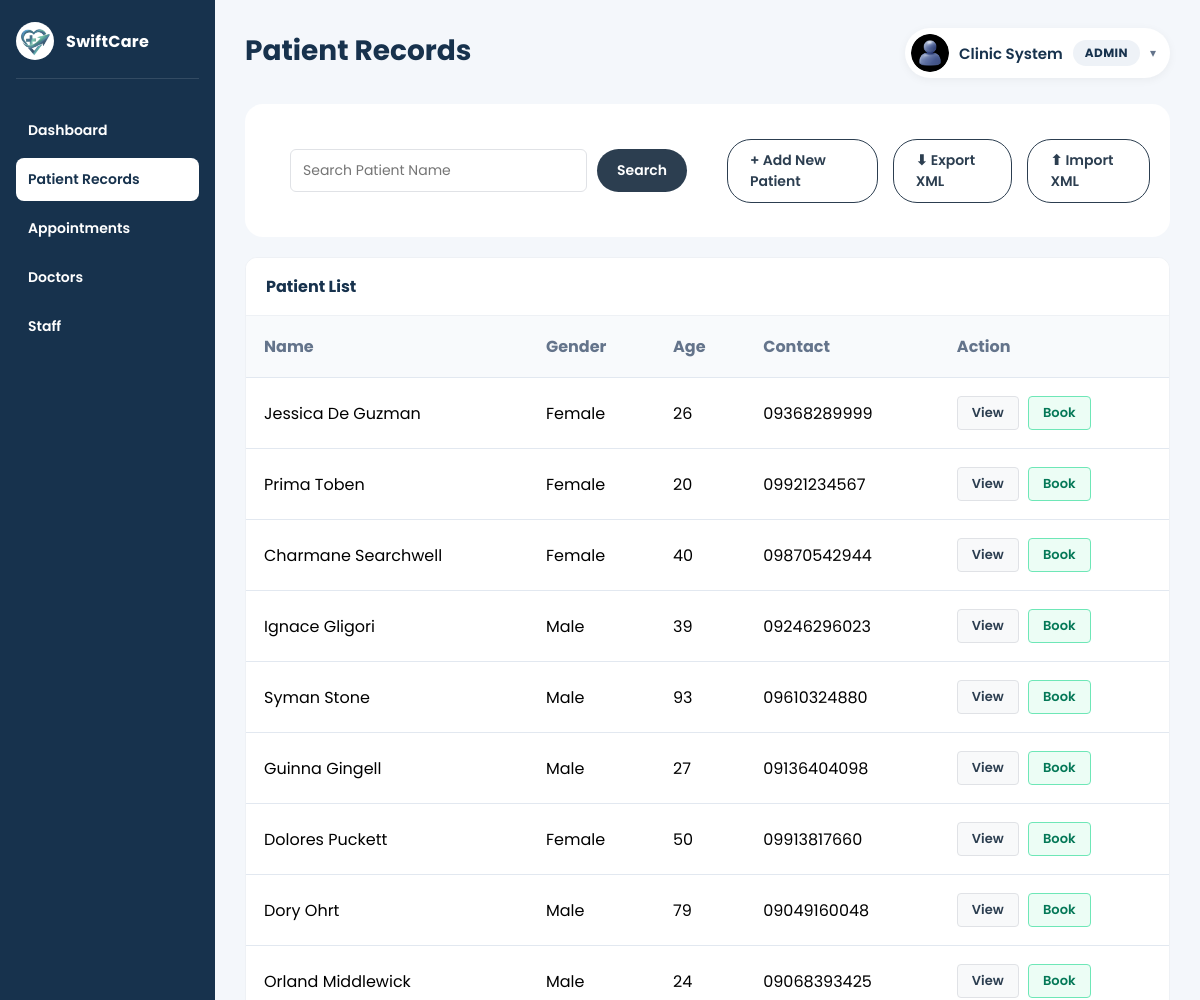
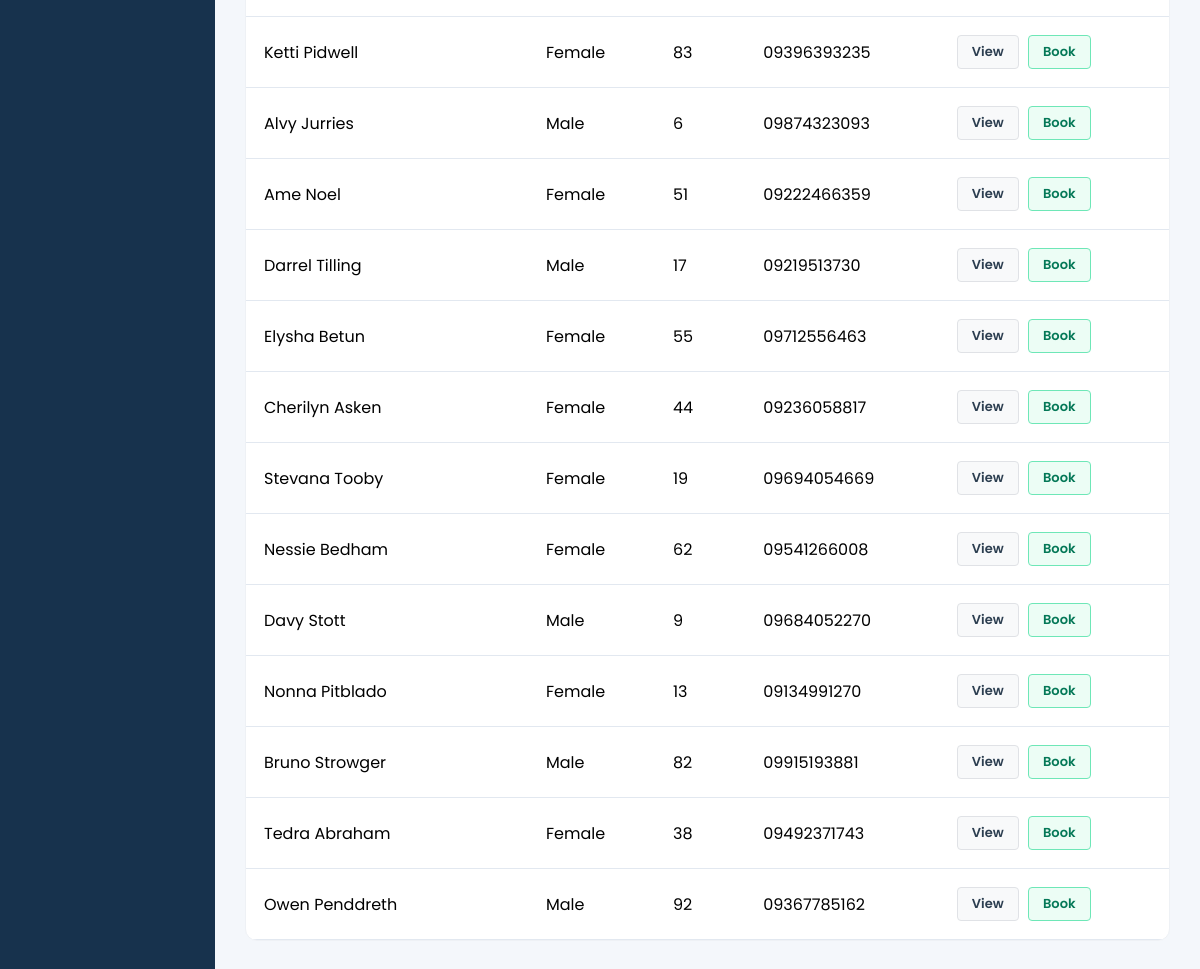
The app's page /view/admin/admin_patientRecord.php (signed in) with its own data (2 pictures, top to bottom).
### tables this page shows
CREATE TABLE `users` (
  `id` int(11) NOT NULL,
  `role` enum('admin','doctor','patient') NOT NULL,
  `first_name` varchar(100) NOT NULL,
  `last_name` varchar(100) NOT NULL,
  `email` varchar(100) NOT NULL,
  `username` varchar(100) DEFAULT NULL,
  `profile_photo` varchar(255) DEFAULT NULL,
  `password` varchar(255) NOT NULL,
  `created_at` timestamp NOT NULL DEFAULT current_timestamp()
);

CREATE TABLE `patients` (
  `id` int(11) NOT NULL,
  `user_id` int(11) DEFAULT NULL,
  `first_name` varchar(100) NOT NULL,
  `last_name` varchar(100) NOT NULL,
  `gender` varchar(20) DEFAULT NULL,
  `birthdate` date DEFAULT NULL,
  `phone` varchar(30) DEFAULT NULL,
  `email` varchar(100) DEFAULT NULL,
  `address` text DEFAULT NULL,
  `emergency_contact` varchar(30) DEFAULT NULL,
  `allergies` text DEFAULT NULL,
  `medical_history` text DEFAULT NULL,
  `created_at` timestamp NOT NULL DEFAULT current_timestamp()
);

### model/User.php (called while the page is built, shortened)
<?php
class User {
    private $conn;
    function __construct($db){
        $this->conn = $db;
    }
    function getUserById($id){
        $query = "SELECT u.*, d.specialization, d.license_number, d.schedule_days, d.schedule_time_start, d.schedule_time_end
                  FROM users u
                  LEFT JOIN doctors d ON d.user_id = u.id
                  WHERE u.id = :id";
        $stmt = $this->conn->prepare($query);
        $stmt->bindParam(":id", $id);
        $stmt->execute();
        return $stmt->fetch(PDO::FETCH_ASSOC);
    }
}

### model/Patient.php (called while the page is built, shortened)
<?php
class Patient {
    private $conn;
    function __construct($db){
        $this->conn = $db;
    }
    function getAllPatients(){
        $query = "SELECT * FROM patients ORDER BY id DESC";
        $stmt = $this->conn->prepare($query);
        $stmt->execute();
        return $stmt;
    }
}

### view/admin/admin_patientRecord.php (the view, shortened to what this page needs)
<?php
require_once 'C:\xampp\htdocs\clinic1\model\User.php';
require_once 'C:\xampp\htdocs\clinic1\model\Patient.php';
$database = new Database();
$conn = $database->connect();
$user = new User($conn);
$patient = new Patient($conn);
$user_info = $user->getUserById($_SESSION['user_id']);
$search = isset($_POST['search']) ? $_POST['search'] : '';
if (!empty($search)) {
    $patients_result = $patient->searchPatients($search);
} else {
    $patients_result = $patient->getAllPatients();
}
?>
<!DOCTYPE html>
<html lang="en">
<head>
    <link rel="stylesheet" href="../css/admin_dashboard.css">
    <link rel="stylesheet" href="../css/admin.css">
</head>
<body>
<div class="dashboard-container">
    <aside class="sidebar">
        <div class="sidebar-top">
            <img src="http://localhost/clinic1/img/logo.png" class="sidebar-logo">
            <div class="sidebar-clinic-name">
                <h2>SwiftCare</h2>
            </div>
        </div>
        <nav class="sidebar-menu">
            <a href="http://localhost/clinic1/view/admin/admin_dashboard.php" class="menu-item">Dashboard</a>
            <a href="http://localhost/clinic1/view/admin/admin_patientRecord.php" class="menu-item active">Patient Records</a>
            <a href="http://localhost/clinic1/view/admin/admin_appointments.php" class="menu-item">Appointments</a>
            <a href="http://localhost/clinic1/view/admin/admin_doctors.php" class="menu-item">Doctors</a>
            <a href="http://localhost/clinic1/view/admin/admin_staff.php" class="menu-item">Staff</a>
        </nav>
    </aside>
    <main class="main-content">
        <header class="topbar">
            <div class="topbar-left">
                <div class="clinic-text">
                    <h1>Patient Records</h1>
                </div>
            </div>
            <div class="user-menu">
                <button type="button" class="user-menu-toggle" onclick="toggleUserMenu(this)">
                    <?php if(!empty($user_info['profile_photo'])): ?>
                    <img src="../../uploads/<?php echo $user_info['profile_photo']; ?>" class="user-avatar" style="object-fit: cover;">
                    <?php else: ?>
                    <div class="user-avatar"></div>
                    <?php endif; ?>
                    <span class="user-name"><?php echo $_SESSION['name']; ?></span>
                    <span class="user-role-badge">Admin</span>
                    <span class="dropdown-arrow">&#9662;</span>
                </button>
            </div>
        </header>
        <div class="search-add-bar">
            <form method="POST" action="http://localhost/clinic1/view/admin/admin_patientRecord.php" class="search-form">
                <input type="text" name="search" placeholder="Search Patient Name" value="<?php echo $search; ?>">
                <button type="submit" name="searchBtn">Search</button>
            </form>
            <a href="http://localhost/clinic1/view/admin/add_patient.php" class="add-new-btn">+ Add New Patient</a>
            <a href="http://localhost/clinic1/xml/export_patients.php" class="add-new-btn">⬇ Export XML</a>
            <a href="http://localhost/clinic1/xml/import_patients.php" class="add-new-btn">⬆ Import XML</a>
        </div>
        <section class="table-section">
            <div class="section-header">
                Patient List
            </div>
            <table class="appointment-table">
                <thead>
                    <tr>
                        <th>Name</th>
                        <th>Gender</th>
                        <th>Age</th>
                        <th>Contact</th>
                        <th>Action</th>
                    </tr>
                </thead>
                <tbody>
                    <?php if ($patients_result->rowCount() > 0): ?>
                        <?php while ($row = $patients_result->fetch(PDO::FETCH_ASSOC)):
                            $birthdate = new DateTime($row['birthdate']);
                            $today = new DateTime('today');
                            $age = $birthdate->diff($today)->y;
                        ?>
                        <tr>
                            <td><?php echo $row['first_name'] . ' ' . $row['last_name']; ?></td>
                            <td><?php echo $row['gender']; ?></td>
                            <td><?php echo $age; ?></td>
                            <td><?php echo $row['phone']; ?></td>
                            <td>
                                <a href="http://localhost/clinic1/view/admin/view_patient.php?id=<?php echo $row['id']; ?>" class="action-btn view-btn">View</a>
                                <a href="http://localhost/clinic1/view/admin/book_consultation.php?patient_id=<?php echo $row['id']; ?>" class="action-btn book-btn">Book</a>
                            </td>
                        </tr>
                        <?php endwhile; ?>
                    <?php else: ?>
                        <tr>
                            <td colspan="5" style="text-align: center; color: #64748b;">No patients found</td>
                        </tr>
                    <?php endif; ?>
                </tbody>
            </table>
        </section>
    </main>
</div>
</body>
</html>

### view/css/admin_dashboard.css (style rules this page uses)
:root { --primary-color: #2c3e50; --primary-hover: #34495e; --header-color: #17324d; --bg-light: #f8f9fa; --border-color: #e0e2e6; --label-color: #1f2430; --hint-color: #7a7f8a; }
* { margin:0; padding:0; box-sizing:border-box; font-family:'Poppins', sans-serif; }
body { background:#f4f7fb; }
.dashboard-container { display:flex; min-height:100vh; }
.sidebar { width:215px; background:#17324d; color:white; padding:22px 16px; }
.sidebar-top { display:flex; align-items:center; gap:12px; text-align:left; padding-bottom:18px; border-bottom:1px solid rgba(255,255,255,0.12); }
.sidebar-logo { width:38px; height:38px; object-fit:cover; border-radius:50%; background:white; padding:3px; flex-shrink:0; }
.sidebar-clinic-name h2 { font-size:16px; font-weight:700; letter-spacing:0.3px; }
.sidebar-menu { margin-top:30px; display:flex; flex-direction:column; gap:6px; }
.menu-item { text-decoration:none; color:white; padding:11px 12px; border-radius:8px; transition:0.25s; display:block; border:none; background:none; width:100%; text-align:left; cursor:pointer; font-size:14px; font-weight:600; }
.active { background:white; color:var(--header-color); font-weight:600; }
.main-content { flex:1; padding:28px 30px; }
.topbar { display:flex; justify-content:space-between; align-items:center; margin-bottom:26px; }
.topbar-left { display:flex; align-items:center; gap:15px; }
.clinic-text h1 { font-size:28px; color:#17324d; margin-bottom:4px; }
.user-menu { position:relative; }
.user-menu-toggle { display:flex; align-items:center; gap:10px; background:white; border:none; padding:6px 14px 6px 6px; border-radius:30px; cursor:pointer; box-shadow: 0 2px 10px rgba(0,0,0,0.05); font-family:inherit; }
.user-avatar { width:38px; height:38px; border-radius:50%; background:#d9d9d9; flex-shrink:0; }
.user-name { font-weight:600; color:#17324d; font-size:15px; }
.user-role-badge { background:#eef2f7; color:#17324d; padding:4px 12px; border-radius:20px; font-size:12px; font-weight:700; text-transform:uppercase; letter-spacing:0.4px; }
.dropdown-arrow { color:#64748b; font-size:12px; transition:transform 0.2s ease; }
.table-section { background:white; border-radius:12px; overflow:hidden; border:1px solid #eef1f5; }
.section-header { background:#ffffff; color:#17324d; padding:16px 20px; font-size:16px; font-weight:700; border-bottom:1px solid #eef1f5; }
.appointment-table { width:100%; border-collapse:collapse; }
.appointment-table th, .appointment-table td { padding:18px; border-bottom:1px solid #e2e8f0; text-align:left; }
.appointment-table th { background:#f8fafc; color:#64748b; }

### view/css/admin.css (style rules this page uses)
.search-add-bar { padding: 20px; display: flex; justify-content: space-between; align-items: center; gap: 15px; background: white; border-radius: 18px; margin-bottom: 20px; }
.search-form { display: flex; gap: 10px; flex: 1; }
.search-form input { flex: 1; padding: 10px 12px; border: 1px solid var(--border-color); border-radius: 6px; font-size: 14px; transition: border-color .15s ease; }
.search-form button { background: var(--primary-color); color: white; border: none; padding: 10px 20px; border-radius: 24px; cursor: pointer; font-weight: 600; font-size: 14px; transition: background .15s ease; }
.add-new-btn { background: #fff; color: var(--primary-color); border: 1px solid var(--primary-color); padding: 10px 22px; border-radius: 24px; cursor: pointer; font-weight: 600; font-size: 14px; text-decoration: none; display: inline-block; transition: background 0.15s ease, color 0.15s ease; }
.action-btn { padding: 6px 14px; border-radius: 4px; font-weight: 600; font-size: 13px; transition: 0.15s ease; border: none; cursor: pointer; margin-right: 5px; text-decoration: none; display: inline-block; }
.view-btn { background: var(--bg-light); border: 1px solid var(--border-color); color: var(--primary-color); }
* { margin: 0; padding: 0; box-sizing: border-box; font-family: 'Poppins', sans-serif; }
form { padding: 25px; }
input, select { padding: 12px; border: 1px solid var(--border-color); border-radius: 10px; font-size: 14px; outline: none; }
.action-btn { padding: 6px 14px; border-radius: 4px; font-size: 13px; font-weight: 600; text-decoration: none; display: inline-block; transition: all 0.15s ease; }
.book-btn { background: #ecfdf5; border: 1px solid #6ee7b7; color: #047857; }

### records on screen
users: profile_photo (picture)
patients: first_name "Jessica", last_name "De Guzman", gender "Female", birthdate "26", phone "09368289999"
patients: first_name "Prima", last_name "Toben", gender "Female", birthdate "20", phone "09921234567"
patients: first_name "Charmane", last_name "Searchwell", gender "Female", birthdate "40", phone "09870542944"
patients: first_name "Ignace", last_name "Gligori", gender "Male", birthdate "39", phone "09246296023"
patients: first_name "Syman", last_name "Stone", gender "Male", birthdate "93", phone "09610324880"
patients: first_name "Guinna", last_name "Gingell", gender "Male", birthdate "27", phone "09136404098"
patients: first_name "Dolores", last_name "Puckett", gender "Female", birthdate "50", phone "09913817660"
patients: first_name "Dory", last_name "Ohrt", gender "Male", birthdate "79", phone "09049160048"
patients: first_name "Orland", last_name "Middlewick", gender "Male", birthdate "24", phone "09068393425"
patients: first_name "Ketti", last_name "Pidwell", gender "Female", birthdate "83", phone "09396393235"
patients: first_name "Alvy", last_name "Jurries", gender "Male", birthdate "6", phone "09874323093"
patients: first_name "Ame", last_name "Noel", gender "Female", birthdate "51", phone "09222466359"
patients: first_name "Darrel", last_name "Tilling", gender "Male", birthdate "17", phone "09219513730"
patients: first_name "Elysha", last_name "Betun", gender "Female", birthdate "55", phone "09712556463"
patients: first_name "Cherilyn", last_name "Asken", gender "Female", birthdate "44", phone "09236058817"
patients: first_name "Stevana", last_name "Tooby", gender "Female", birthdate "19", phone "09694054669"
patients: first_name "Nessie", last_name "Bedham", gender "Female", birthdate "62", phone "09541266008"
patients: first_name "Davy", last_name "Stott", gender "Male", birthdate "9", phone "09684052270"
patients: first_name "Nonna", last_name "Pitblado", gender "Female", birthdate "13", phone "09134991270"
patients: first_name "Bruno", last_name "Strowger", gender "Male", birthdate "82", phone "09915193881"
patients: first_name "Tedra", last_name "Abraham", gender "Female", birthdate "38", phone "09492371743"
patients: first_name "Owen", last_name "Penddreth", gender "Male", birthdate "92", phone "09367785162"

### other values on screen
$_SESSION['name'] "Clinic System"
